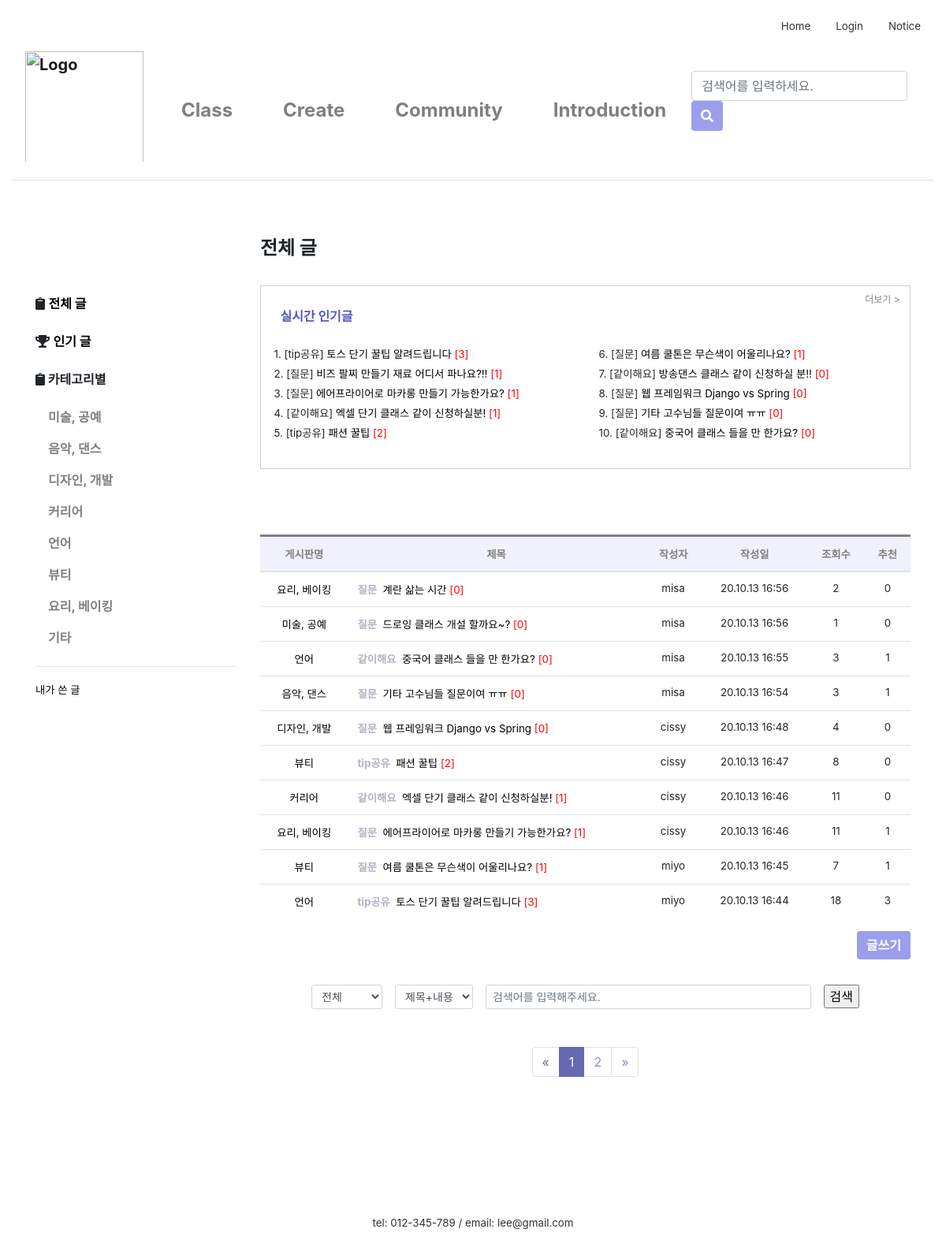
/community/, run on the app's committed database.
### firstApp/models.py (models this page shows, shortened)
class Category(models.Model):
    name = models.CharField(max_length=20)
    def __str__(self):
        return self.name

class Post(models.Model):
    author = models.ForeignKey(settings.AUTH_USER_MODEL, on_delete=models.CASCADE, default=1)
    category = models.ForeignKey('firstApp.Category', on_delete=models.CASCADE, default=2)
    bullet = models.ForeignKey('firstApp.Bullet', on_delete=models.CASCADE, default=1)
    title = models.CharField(max_length=60)
    text = RichTextUploadingField()
    created_date = models.DateTimeField(default=timezone.now)
    published_date = models.DateTimeField(
            blank=True, null=True)
    views = models.PositiveIntegerField(default=0)
    recommendations = models.PositiveIntegerField(default=0)
    recommend_user = models.ManyToManyField(settings.AUTH_USER_MODEL, related_name='recommend_post')
    no_recommendations = models.PositiveIntegerField(default=0)
    no_recommend_user = models.ManyToManyField(settings.AUTH_USER_MODEL, related_name='no_recommend_post')
    class Meta:
        ordering = ['-id']

class Bullet(models.Model):
    name = models.CharField(max_length=20)
    def __str__(self):
        return self.name

### firstApp/views.py (the view, shortened to what this page needs)
# urls.py: path('community/', views.community, name='community'),
def community(request):
    if request.user is None:
        redirect('login')
    else:
        b = request.GET.get('b', '')
        c = request.GET.get('c', '')
        k = request.GET.get('k', '')
        cateId = request.GET.get('cateId', '')  # url의 쿼리스트링을 가져온다. 없는 경우 공백을 리턴한다
        cate_list = Category.objects.all()
        bullet_list = Bullet.objects.all()
        best = ''
        if cateId == '':
            post_list = Post.objects.all()
            cateName = '전체 글'
            best = Post.objects.order_by('-views', '-recommendations')
        else:
            post_list = Post.objects.filter(category=cateId)
            cateName = get_object_or_404(Category, pk=cateId).name
        page = request.GET.get('page', 1)
        paginator = Paginator(post_list, 10)
        try:
            posts = paginator.page(page)
        except PageNotAnInteger:
            posts = paginator.page(1)
        except EmptyPage:
            posts = paginator.page(paginator.num_pages)
        return render(request, 'firstApp/community.html', {
            'posts': posts, 'cate_list': cate_list, 'cateName': cateName,
            'cateId': cateId, 'bullets': bullet_list, 'b': b, 'c': c, 'k': k, 'page': page, 'best': best})

### firstApp/templates/firstApp/community.html (shortened to what this page needs)
{% extends 'firstApp/base.html'%}
{% load static %}
{% block content %}
<link rel="stylesheet" href="{% static 'css/paginate.css' %}">
<link rel="stylesheet" href="{% static 'css/community.css' %}">
		<div class="container">
			<div class="row">
				<div class="col-sm-3">
					<br><br><br>
					<div class="left-sidebar">
						<ul>
                            <li><i class="fas fa-clipboard"></i>
								<a class="a_underline font-weight-bolder" href="{% url 'community' %}">전체 글</a>
							</li>
							<br>
							<li><i class="fas fa-trophy"></i>
								<a class="a_underline font-weight-bolder" href="{% url 'bestPost' %}">인기 글</a>
							</li>
							<br>
							<p class="font-weight-bolder"><i class="fas fa-clipboard"></i> 카테고리별</p>
							<ul class="nav flex-column">
								{% for category in cate_list %}
								<li>
									<a class="nav-link community-nav-link font-weight-bold" href="/community/?cateId={{category.pk}}">
										{{category.name}}
									</a>
								</li>
								{% endfor %}
							</ul>
							<hr>
							<li><a class="a_underline lighter" href="{% url 'myPost' %}" >내가 쓴 글</a></li>
						</ul>
					</div>
				</div>
				<div class="col-sm-9">
					<h4 style="font-weight:bold;">{{cateName}}</h4>
					<br>
					<div class="blog-post-area">
						{% if best %}
						<div class="container upper_box">
							<div class="text-right lighter" style="font-size:9pt;">
								<a class="a_underline" style="color:gray;" href="{% url 'bestPost' %}">더보기 ></a>
							</div>
							<div class="row" style="margin:0 0 2% 0; padding:0 1% 1% 1%; font-weight:bold; color:#5157C0">
								실시간 인기글
							</div>
							<div class="row lighter" >
							  <div class="col">
								  <ul>
								  {% for post in best|slice:":5"%}
								  	<li style="line-height:25px;">
										{{forloop.counter}}.
										[{{ post.bullet }}]
										<a class="a_underline" href="{% url 'post_detail' post.pk %}?cateId={{cateId}}&page={{page}}">
											{{ post.title|truncatechars:40 }}
											<span class="lighter" style="color:red;">[{{ post.comments.count }}]</span>
										</a>
									</li>
								  {% endfor %}
								  </ul>
							  </div>
							  <div class="col">
								  <ul>
									  {% for post in best|slice:"5:10"%}
										<li style="line-height:25px;">
											{{forloop.counter|add:"5"}}.
											[{{ post.bullet }}]
											<a class="a_underline" href="{% url 'post_detail' post.pk %}?cateId={{cateId}}&page={{page}}">
												{{ post.title|truncatechars:40 }}
												<span class="lighter" style="color:red;">[{{ post.comments.count }}]</span>
											</a>
										</li>
									  {% endfor %}
								  </ul>
							  </div>
							</div>
						</div>
						{% endif %}
							<table class="table" style="border-top-style:solid;">
								<thead>
								<tr class="lighter text-center">
									<th>게시판명</th>
									<th>제목</th>
									<th>작성자</th>
									<th>작성일</th>
									<th>조회수</th>
									<th>추천</th>
								</tr>
								</thead>
								{% for post in posts %}
								<tr>
									<td class="lighter text-center">
										<a class="a_underline" href="{% url 'community'%}?cateId={{post.category.pk}}">
											{{ post.category }}
										</a>
									</td>
									<td class="lighter">
										<span style="color:#B3B2C3; font-weight:bold;">{{ post.bullet }}</span>&nbsp;
										<a class="a_underline" href="{% url 'post_detail' post.pk %}?cateId={{cateId}}&page={{page}}">
											{{ post.title }}
										</a>
										<span class="lighter" style="color:red;">[{{ post.comments.count }}]</span>
									</td>
									<td class="lighter text-center">{{post.author}}</td>
									<td class="lighter text-center">{{post.created_date|date:'y.m.d H:i'}}</td>
									<td class="lighter text-center">{{post.views}}</td>
									<td class="lighter text-center">{{post.recommendations}}</td>
								</tr>
								{% empty %}
								<tr>
									<td colspan="6"><p class="text-center" style="padding:20%">해당 게시물은 존재하지 않습니다.</p></td>
								</tr>
								{% endfor %}
							</table>
						{% if cateId != "0" %}
						<div align="right">
							<div id="btn">
								<a href="/createpost">
									<input class="btn btn-primary font-weight-bolder" type="button" value="글쓰기">
								</a>
							</div>
						</div>
						{% endif %}
					</div>
					{% if cateId != "0"%}
					<div class="community_search_bar">
					<form action="" method="get" class="form-inline d-flex justify-content-center md-form form-sm active-cyan-2 mt-2">
						<select name="b"class="form-control form-control-sm mr-3 w-15">
								<option value="">전체</option>
						</select>
						<select name="c"class="form-control form-control-sm mr-3 w-15">
								<option value="1">제목+내용</option>
						</select>
					  <input class="form-control form-control-sm mr-3 w-50" type="text" placeholder="검색어를 입력해주세요."
						name="k" value="{{ k }}" aria-label="Search">
						<span class="community_search_icon">
							<input type="submit" value="검색">
						</span>
					</form>
					</div>
					{% else %}
					<br><br>
					{% endif %}
						{% if posts.has_other_pages %}
						<nav aria-label="Page navigation example">
						  <ul class="pagination justify-content-center">
							{% if posts.has_previous %}
							  <li class="page-item">
								  <a class="page-link" href="?cateId={{cateId}}&c={{c}}&k={{k}}&page={{ posts.previous_page_number }}" aria-label="Previous">
								  	<span aria-hidden="true">&laquo;</span>
        							<span class="sr-only">Previous</span>
								  </a>
							  </li>
							{% else %}
							  <li class="page-item disabled"><a class="page-link">
								  <span>&laquo;</span></a></li>
							{% endif %}
							{% for i in posts.paginator.page_range %}
							  {% if posts.number == i %}
							  <li class="page-item active">
								  <a class="page-link" href="#">{{ i }}</a><span class="sr-only">(current)</span></span>
							  </li>
							  {% else %}
							  	<li class="page-item"><a class="page-link" href="?cateId={{cateId}}&c={{c}}&k={{k}}&page={{ i }}">{{ i }}</a></li>
							  {% endif %}
							{% endfor %}
							{% if posts.has_next %}
							  <li class="page-item">
								  <a class="page-link" href="?cateId={{cateId}}&c={{c}}&k={{k}}&page={{ posts.next_page_number }}" aria-label="Next">
									  <span aria-hidden="true">&raquo;</span>
								  </a>
							  </li>
							{% else %}
							  <li class="page-item disabled">
								  <a class="page-link">
								  <span>&raquo;</span>
								  </a>
							  </li>
							{% endif %}
						  </ul>
						</nav>
						{% endif %}
				</div>
			</div>
		</div>
{% endblock content %}

### firstApp/templates/firstApp/base.html (shortened to what this page needs)
{% load static %}
<link rel="stylesheet" href="https://stackpath.bootstrapcdn.com/bootstrap/4.4.1/css/bootstrap.min.css"
>
<link rel="stylesheet" href="{% static 'css/base.css' %}">
<link rel="stylesheet" href="{% static 'css/navbar_custom.css' %}">
<div class="inner">
  <nav class="nav nav-masthead justify-content-end">
    {% if user.is_active %}
    <a class="nav-link"><strong>{{user.username}}님, 환영합니다!</strong></a>
    <a class="nav-link active" href="/">Home</a>
    <a class="nav-link" href="/logout">Logout</a>
    <a class="nav-link" href="#">Notice</a>
    <a class="nav-link" href="/mypage">Mypage</a>
    {% else %}
    <a class="nav-link active" href="/">Home</a>
    <a class="nav-link" href="/login">Login</a>
    <a class="nav-link" href="#">Notice</a>
    {% endif %}
  </nav>
</div>
<nav class="navbar navbar-expand-lg  navbar-light navbar-custom">
  <a class="navbar-brand" href="/main"><img src="{% static 'image\logo_1.png' %}" alt="Logo" style="width:150px; padding-bottom:10px;"></a>
  <div class="collapse navbar-collapse" id="navbarCollapse">
    <ul class="navbar-nav mr-auto">
      <li class="nav-item nav-item-custom">
        <a class="nav-link" href="/class_search">Class</a>
      </li>
      <li class="nav-item nav-item-custom">
        <a class="nav-link" href="/intro_createclass">Create</a>
      </li>
      <li class="nav-item nav-item-custom">
        <a class="nav-link" href="/community">Community</a>
      </li>
      <li class="nav-item nav-item-custom">
        <a class="nav-link" href="#">Introduction</a>
      </li>
    </ul>
    <form class="form-inline mt-2 mt-md-0" action="{% url 'searchResult' %}" method="get">
      <input class="form-control mr-sm-2" type="search" placeholder="검색어를 입력하세요." aria-label="Search" name="qq" value="{{ qq }}">
      <button class="btn btn-primary my-2 my-sm-0" type="submit" style="height:38px">
        <i class="fas fa-search"></i>
      </button>
    </form>
  </div>
</nav>
<main role="main">
  {% block content %}
  {% endblock content%}
</main>
<footer class="mastfoot mt-auto text-center">
  <div class="inner" style="margin-top:10rem;">
    <p style="margin:0">tel: 012-345-789 /
      email: lee@gmail.com</p>
  </div>
</footer>

### firstApp/static/css/base.css (style rules this page uses)
.mastfoot { color: #333; }
.inner { font-size:10pt; }
.btn-primary, .btn-primary:active, .btn-primary:visited { background-color: #9B9EEA !important; border:none !important; color:white !important; }
.a_underline { color:black; }

### firstApp/static/css/navbar_custom.css (style rules this page uses)
a { color:#333; }
.navbar { border-bottom: 0.1px solid rgb(219, 222, 224); margin-bottom:3em; }
.navbar-custom { font-size: x-large; font-weight: bold; background-color: #fff; }
.nav-item-custom { padding-left: 1.5rem; padding-right: 1.5rem; }

### firstApp/static/css/paginate.css (style rules this page uses)
.pagination > .active > a { color: white; background-color: #676AB1 !important; border: solid 1px #676AB1 !important }

### firstApp/static/css/community.css (style rules this page uses)
ul { list-style:none; padding-left:0 }
th { color:gray; background-color:#f0f1fc; }
.upper_box { border: #C6D2D3 0.05px solid; padding:1% 1.5% 2% 2% ; margin-bottom:10%; }
.lighter { font-size:10pt; }
.community-nav-link,.community_nav-link:visited { color:gray !important; }
.community_search_bar { margin-top:2rem; margin-bottom:3rem; }
.community_search_icon { color:#918FB7; }

### data on the page
Category: name "미술, 공예"
Category: name "음악, 댄스"
Category: name "디자인, 개발"
Category: name "커리어"
Category: name "언어"
Category: name "뷰티"
Category: name "요리, 베이킹"
Category: name "기타"
Post: bullet "tip공유", title "토스 단기 꿀팁 알려드립니다", comments.count "3", category "언어", author "miyo", created_date "20.10.13 16:44", views "18", recommendations "3"
Post: bullet "질문", title "비즈 팔찌 만들기 재료 어디서 파나요?!!", comments.count "1"
Post: bullet "질문", title "에어프라이어로 마카롱 만들기 가능한가요?", comments.count "1", category "요리, 베이킹", author "cissy", created_date "20.10.13 16:46", views "11", recommendations "1"
Post: bullet "같이해요", title "엑셀 단기 클래스 같이 신청하실분!", comments.count "1", category "커리어", author "cissy", created_date "20.10.13 16:46", views "11", recommendations "0"
Post: bullet "tip공유", title "패션 꿀팁", comments.count "2", category "뷰티", author "cissy", created_date "20.10.13 16:47", views "8", recommendations "0"
Post: bullet "질문", title "여름 쿨톤은 무슨색이 어울리나요?", comments.count "1", category "뷰티", author "miyo", created_date "20.10.13 16:45", views "7", recommendations "1"
Post: bullet "같이해요", title "방송댄스 클래스 같이 신청하실 분!!", comments.count "0"
Post: bullet "질문", title "웹 프레임워크 Django vs Spring", comments.count "0", category "디자인, 개발", author "cissy", created_date "20.10.13 16:48", views "4", recommendations "0"
Post: bullet "질문", title "기타 고수님들 질문이여 ㅠㅠ", comments.count "0", category "음악, 댄스", author "misa", created_date "20.10.13 16:54", views "3", recommendations "1"
Post: bullet "같이해요", title "중국어 클래스 들을 만 한가요?", comments.count "0", category "언어", author "misa", created_date "20.10.13 16:55", views "3", recommendations "1"
Post: category "요리, 베이킹", bullet "질문", title "계란 삶는 시간", comments.count "0", author "misa", created_date "20.10.13 16:56", views "2", recommendations "0"
Post: category "미술, 공예", bullet "질문", title "드로잉 클래스 개설 할까요~?", comments.count "0", author "misa", created_date "20.10.13 16:56", views "1", recommendations "0"

### other printed values
{{ cateName }} "전체 글"
{{ i }} "1"
{{ i }} "2"
